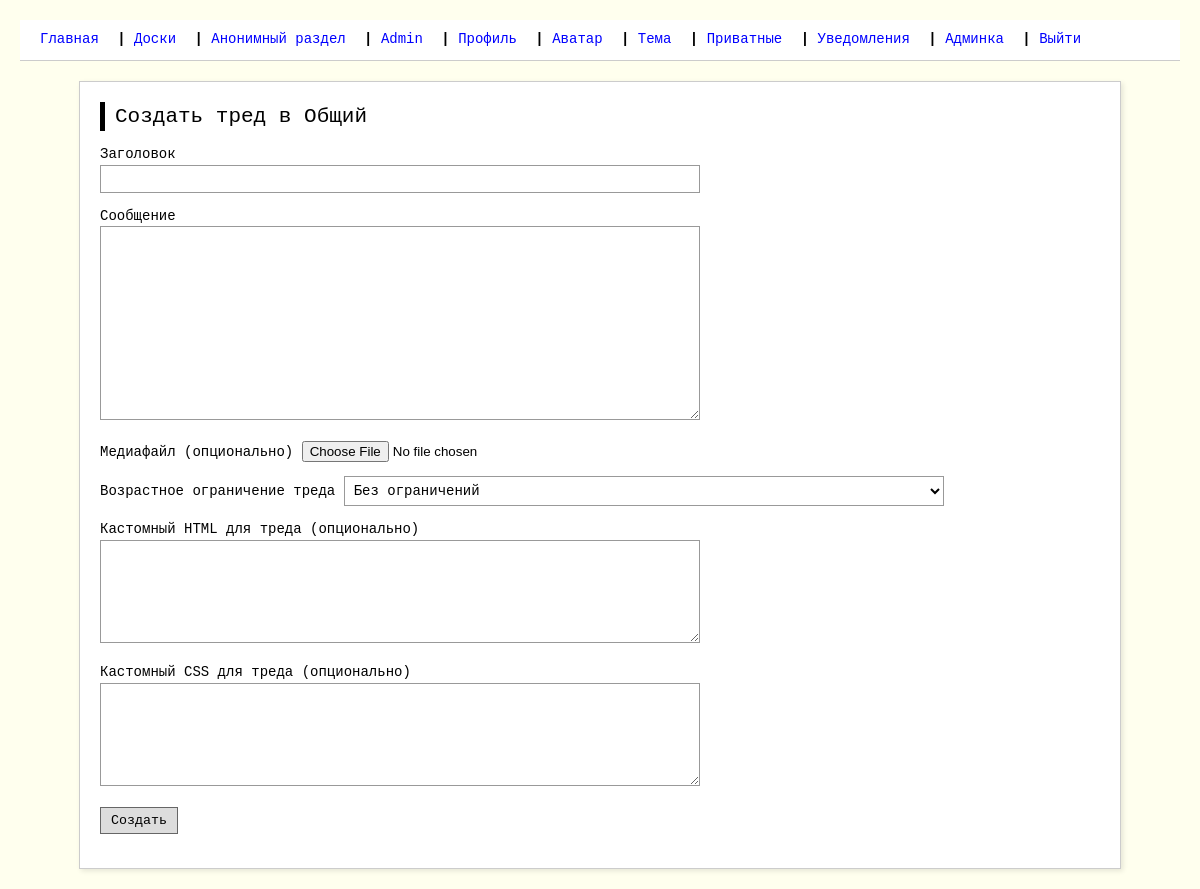
Screenshot of /board/1/new (signed in) with the database file from the repository.
### models.py (models this page shows, shortened)
class User(UserMixin, db.Model):
    id = db.Column(db.Integer, primary_key=True)
    email = db.Column(db.String(120), unique=True, nullable=False)
    unique_username = db.Column(db.String(80), unique=True, nullable=False)
    display_name = db.Column(db.String(80), nullable=False)
    password_hash = db.Column(db.String(128), nullable=False)
    date_of_birth = db.Column(db.Date, nullable=False)
    is_admin = db.Column(db.Boolean, default=False)
    is_moderator = db.Column(db.Boolean, default=False)
    is_banned = db.Column(db.Boolean, default=False)
    ban_reason = db.Column(db.String(200), nullable=True)
    banned_until = db.Column(db.DateTime, nullable=True)
    menu_texts = db.Column(db.JSON, default=dict)
    bio = db.Column(db.Text, default='')
    language = db.Column(db.String(10), default='ru')
    timezone = db.Column(db.String(50), default='UTC')
    avatar_filename = db.Column(db.String(200), nullable=True)
    avatar_html = db.Column(db.Text, default='<div class="avatar">[Аватар]</div>')
    avatar_css = db.Column(db.Text, default='.avatar { color: #666; font-weight: bold; }')
    theme_html = db.Column(db.Text, default='')
    theme_css = db.Column(db.Text, default='')
    profile_html = db.Column(db.Text, default='<h1>Мой профиль</h1><p>Тут можно написать что-то.</p>')
    profile_css = db.Column(db.Text, default='body { background: #f0f0f0; }')
    two_factor_enabled = db.Column(db.Boolean, default=True)
    created_at = db.Column(db.DateTime, default=lambda: datetime.now(timezone.utc))

class Board(db.Model):
    id = db.Column(db.Integer, primary_key=True)
    name = db.Column(db.String(50), unique=True, nullable=False)
    description = db.Column(db.String(200))
    is_anonymous = db.Column(db.Boolean, default=False)
    moderator_id = db.Column(db.Integer, db.ForeignKey('user.id'), nullable=True)
    age_restriction = db.Column(db.Integer, default=0)
    created_at = db.Column(db.DateTime, default=lambda: datetime.now(timezone.utc))
    moderator = db.relationship('User', foreign_keys=[moderator_id])

### app.py (the view, shortened to what this page needs)
@app.route('/board/<int:board_id>/new', methods=['GET', 'POST'])
@login_required
def new_thread(board_id):
    if check_ban():
        return redirect(url_for('index'))
    board = db.session.get(Board, board_id)
    if not board or board.is_anonymous:
        abort(403)
    form = NewThreadForm()
    return render_template('new_thread.html', form=form, board=board)

### forms.py
class NewThreadForm(FlaskForm):
    title = StringField('Заголовок', validators=[DataRequired(), Length(max=200)])
    content = TextAreaField('Сообщение', validators=[DataRequired()])
    media = FileField('Медиафайл (опционально)', validators=[Optional()])
    age_restriction = SelectField('Возрастное ограничение треда', choices=[(0,'Без ограничений'),(12,'12+'),(14,'14+'),(16,'16+'),(18,'18+')], coerce=int, default=0)
    custom_html = TextAreaField('Кастомный HTML для треда (опционально)')
    custom_css = TextAreaField('Кастомный CSS для треда (опционально)')

### app.py (called while the page is built, shortened)
@login_manager.user_loader
def load_user(user_id):
    return db.session.get(User, int(user_id))

def check_ban():
    return False

@app.after_request
def security_headers(response):
    response.headers["Content-Security-Policy"] = (
        "default-src 'self'; "
        "img-src 'self' data: https:; "
        "style-src 'self' 'unsafe-inline'; "
        "script-src 'self';"
    )
    response.headers["X-Frame-Options"] = "SAMEORIGIN"
    response.headers["X-Content-Type-Options"] = "nosniff"
    response.headers["Referrer-Policy"] = "strict-origin-when-cross-origin"
    return response

@app.before_request
def apply_temporary_theme():
    if current_user.is_authenticated:
        temp = session.get('temp_theme')

@app.context_processor
def utility_processor():
    def get_menu_text(key, default):
        if current_user.is_authenticated and current_user.menu_texts:
            return current_user.menu_texts.get(key, default)
        return default
    return dict(get_menu_text=get_menu_text)

### templates/new_thread.html (shortened to what this page needs)
{% extends "base.html" %}
{% block content %}
<h1>Создать тред в {{ board.name }}</h1>
<form method="post" enctype="multipart/form-data">
    <p>{{ form.title.label }}<br>{{ form.title(size=80) }}</p>
    <p>{{ form.content.label }}<br>{{ form.content(cols=80, rows=10) }}</p>
    <p>{{ form.media.label }} {{ form.media() }}</p>
    <p>{{ form.age_restriction.label }} {{ form.age_restriction() }}</p>
    <p>{{ form.custom_html.label }}<br>{{ form.custom_html(cols=80, rows=5) }}</p>
    <p>{{ form.custom_css.label }}<br>{{ form.custom_css(cols=80, rows=5) }}</p>
    <p><input type="submit" value="Создать"></p>
</form>
{% endblock %}

### templates/base.html (shortened to what this page needs)
<!DOCTYPE html>
<html>
<head>
    <link rel="stylesheet" href="{{ url_for('static', filename='style.css') }}">
</head>
<body>
    <div id="forum-header" class="header">
        <a href="{{ url_for('index') }}">{{ get_menu_text('index', 'Главная') }}</a> |
        <a href="{{ url_for('boards') }}">{{ get_menu_text('boards', 'Доски') }}</a> |
        <a href="{{ url_for('anon_board') }}">{{ get_menu_text('anon_board', 'Анонимный раздел') }}</a> |
        {% if current_user.is_authenticated %}
            <a href="{{ url_for('profile', user_id=current_user.id) }}">
                {{ get_menu_text('profile', current_user.display_name) }}
            </a> |
            <a href="{{ url_for('settings_profile') }}">{{ get_menu_text('settings_profile', 'Профиль') }}</a> |
            <a href="{{ url_for('settings_avatar') }}">{{ get_menu_text('settings_avatar', 'Аватар') }}</a> |
            <a href="{{ url_for('settings_theme') }}">{{ get_menu_text('settings_theme', 'Тема') }}</a> |
            <a href="{{ url_for('private_threads') }}">{{ get_menu_text('private_threads', 'Приватные') }}</a> |
            <a href="{{ url_for('notifications') }}">{{ get_menu_text('notifications', 'Уведомления') }}</a> |
            {% if current_user.is_admin %}
                <a href="{{ url_for('admin.dashboard') }}">{{ get_menu_text('admin', 'Админка') }}</a> |
            {% endif %}
            <a href="{{ url_for('logout') }}">{{ get_menu_text('logout', 'Выйти') }}</a>
        {% else %}
            <a href="{{ url_for('login') }}">{{ get_menu_text('login', 'Вход') }}</a> |
            <a href="{{ url_for('register') }}">{{ get_menu_text('register', 'Регистрация') }}</a>
        {% endif %}
    </div>
    <div class="content">
        {% block content %}{% endblock %}
    </div>
</body>
</html>

### static/style.css (style rules this page uses)
body { background: #ffe; color: #000; font-family: 'Courier New', monospace; font-size: 14px; line-height: 1.4; margin: 0; padding: 20px; }
a { color: #00f; text-decoration: none; }
.header { border-bottom: 2px solid #000; margin-bottom: 20px; padding-bottom: 10px; font-weight: bold; }
.header a { margin-right: 10px; }
.content { max-width: 1000px; margin: 0 auto; background: #fff; padding: 20px; border: 1px solid #ccc; box-shadow: 2px 2px 5px rgba(0,0,0,0.1); }
h1, h2, h3 { margin-top: 0; font-weight: normal; }
h1 { font-size: 1.5em; border-left: 5px solid #000; padding-left: 10px; }
input[type="text"], input[type="email"], input[type="password"], input[type="number"], textarea, select { background: #fff; border: 1px solid #999; padding: 5px; font-family: monospace; font-size: 14px; width: 100%; max-width: 600px; box-sizing: border-box; }
textarea { font-family: monospace; line-height: 1.3; }
input[type="submit"], button { background: #ddd; border: 1px solid #666; padding: 5px 10px; font-family: monospace; cursor: pointer; }

### templates/base.html (style rules this page uses)
body #forum-header.header { display: block !important; background: #fff !important; border-bottom: 1px solid #ccc !important; padding: 10px 20px !important; margin-bottom: 20px !important; visibility: visible !important; opacity: 1 !important; }
body #forum-header.header a { color: #00f !important; font-weight: normal !important; margin-right: 10px !important; text-decoration: none !important; }

### rows the page displays
User: menu_texts "Главная", menu_texts "Доски", menu_texts "Анонимный раздел", display_name+menu_texts "Admin", menu_texts "Профиль", menu_texts "Аватар", menu_texts "Тема", menu_texts "Приватные", menu_texts "Уведомления", menu_texts "Админка", menu_texts "Выйти"
Board: name "Общий"
